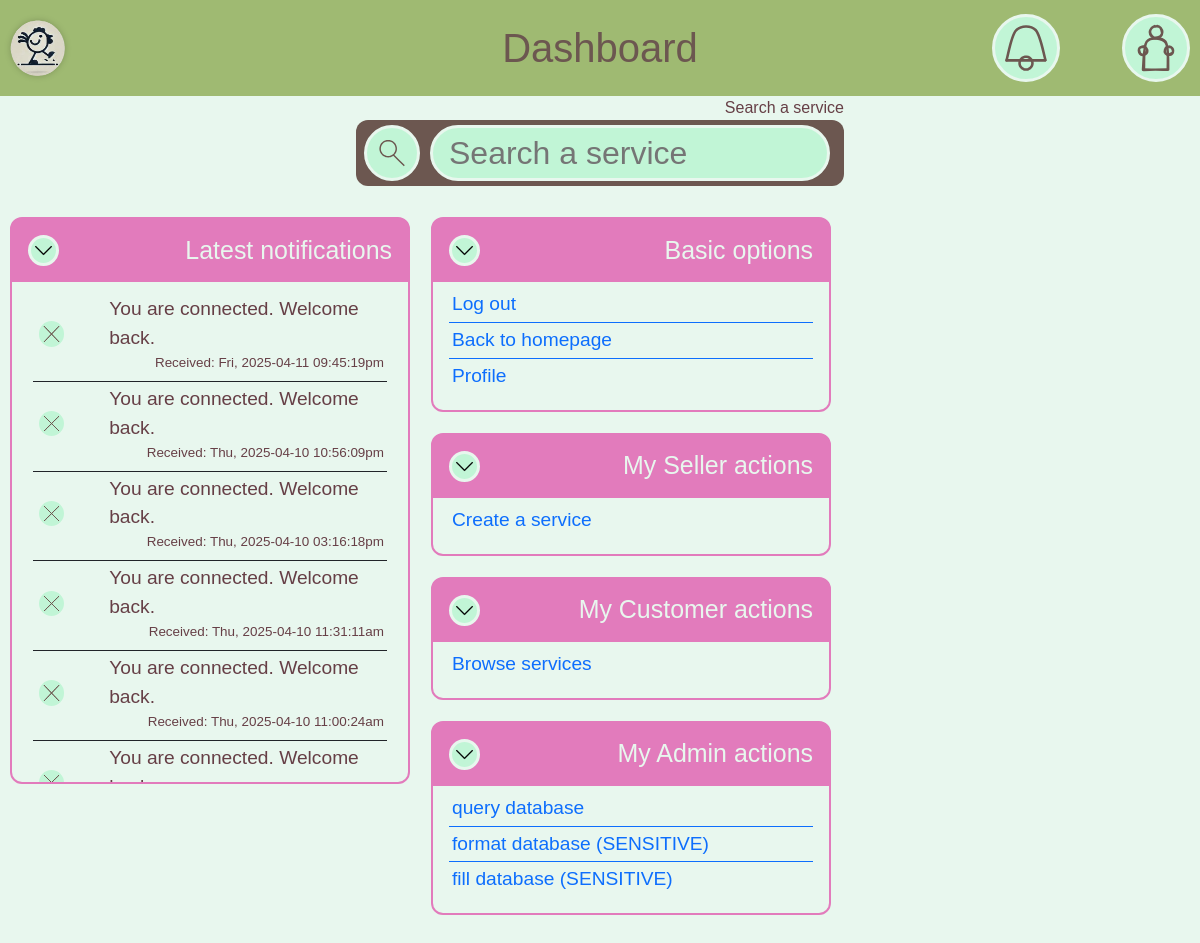
The page /pages/dashboard (signed in) on the database its author committed.
### tables this page shows
CREATE TABLE notifications(
        id INTEGER PRIMARY KEY,
        user_id INTEGER, conversation_id INTEGER, text TEXT, time TIMESTAMP,
        FOREIGN KEY(user_id) REFERENCES users(id),
        FOREIGN KEY(user_id) REFERENCES conversation(id)
    );

### components/common/notifications.php (the view, shortened to what this page needs)
<?php
function insert_notifications(PDO $db, $id)
{
    ?>
    <div class="circle-inside-accent logo">
        <img src="/assets/images/symbols/notification.svg" alt="notifications">
    </div>
    <?php
}
function display_notification($notification): void
{
    ?>
    <div class="notification line dashboard-line" not="<?= $notification["id"] ?>">
        <?php
        if ($notification["user_id"] != BROADCAST_ID) {
            ?>
            <div class="circle-inside-accent remove-notification">
                <img src="/assets/images/symbols/cancel.svg" alt="remove notification" class="symbol">
            </div>
            <?php
        }
        ?>
        <div class="notification-content">
            <p class="notification-text"><?= $notification["text"] ?></p>
            <p class="notification-date"><?= $notification["date"] ?></p>
        </div>
    </div>
    <?php
}
function get_user_notifications(PDO $db, $id): array
{
    $st = $db->prepare("
    SELECT *
    FROM notifications
    -- Support for broadcasts
    WHERE user_id = (:id) OR user_id = 0
    ORDER BY notifications.time DESC
    ");
    return $st->execute(["id" => $id]) ? $st->fetchAll() : [];
}
?>

### components/dashboard/notifications.php
<?php
function widget_notifications($db, $id): void
{
    $nots = get_user_notifications($db, $id);
    if (count($nots) != 0) {
        insert_widget("Latest notifications", function () use ($nots) {
            ?>
            <div>
                <?php
                foreach ($nots as $not) {
                    $not["safe_text"] = htmlspecialchars($not["text"]);
                    $not["date"] = "Received: " . date("D, Y-m-d h:i:sa", $not["time"]);
                    display_notification($not);
                }
                ?>
            </div>
            <?php
        });
    }
}
?>

### assets/css/main-style.css (style rules this page uses)
:root { --bs-body-bg: red !important; --title-color: #9FBA72; --warning-color: #FFC87F; --text-color-main: #663F46; --text-color-main-light: #CFC9C9; --text-color-secondary: #6C5750; --back-color-base: #E8F7EE; --back-color-popup: #C1F5D6; --back-color-important: #E27BBC; --back-color-secondary: #A79CD6; --back-color-ternary: #DFDCDB; --accent-color-main: var(--back-color-secondary); --accent-color-secondary: var(--back-color-important); --place-color-main: #77005D; --place-color-secondary: #121212; --place-holder-gradient: repeating-linear-gradient(45deg, var(--place-color-main) 10%, var(--place-color-secondary), 10%); --image-on-back-base-gradient: linear-gradient(var(--back-color-important) 0%, transparent 100%); --medium-corner: 12px; --large-corner: 40px; --input-block-padding: 8px; --input-block-margin: 5px; --big-container-padding: 2%; --reading-margin: 7%; --spacing-minimum: 10px; --spacing-small: 21px; --spacing-medium: 42px; --spacing-large: 84px; }
html, body { background-color: var(--back-color-base); font-family: Arial, Helvetica, sans-serif; }
div { background-color: transparent; }
p { color: var(--text-color-main); }
.symbol { height: 1em; width: 1em; font-size: 1em; line-height: 1em; margin: 0; padding: 0; display: block; }

### assets/css/inputs.css (style rules this page uses)
.circle-inside-accent { color: var(--text-color-main); background-color: var(--back-color-popup); border: solid 3px var(--back-color-base); border-radius: 1000px; padding: 3px; cursor: pointer; }

### assets/css/containers.css (style rules this page uses)
.fill-page { height: 100%; }
.line { display: flex; flex-direction: row; gap: var(--spacing-medium); justify-content: center; align-items: center; }

### assets/css/widgets.css (style rules this page uses)
.notification { margin: 5px; }
.notification p { margin: 0; }
.notification-date { text-align: right; font-size: 0.7em; }
.dashboard-line { padding: 3px; }
.dashboard-line + .dashboard-line { border-top: 1px solid; }

### assets/css/page-header.css (style rules this page uses)
header .logo { margin: 10px; }
header .logo * { width: 3.5em; height: 3.5em; max-width: 10vw; }

### assets/css/dashboard.css (style rules this page uses)
body { display: flex; flex-direction: column; }

### rows shown on the page
notifications: text "You are connected. Welcome back.", date "Received: Fri, 2025-04-11 09:45:19pm"
notifications: text "You are connected. Welcome back.", date "Received: Thu, 2025-04-10 10:56:09pm"
notifications: text "You are connected. Welcome back.", date "Received: Thu, 2025-04-10 03:16:18pm"
notifications: text "You are connected. Welcome back.", date "Received: Thu, 2025-04-10 11:31:11am"
notifications: text "You are connected. Welcome back.", date "Received: Thu, 2025-04-10 11:00:24am"
notifications: text "You are connected. Welcome…"

### other values the page prints
$title "Dashboard"
$placeholder "Search a service"
$title "Latest notifications Basic options My Seller actions My Customer actions My Admin actions"
$texts[$i] "Log out"
$texts[$i] "Back to homepage"
$texts[$i] "Profile"
$texts[$i] "Create a service"
$texts[$i] "Browse services"
$texts[$i] "query database"
$texts[$i] "format database (SENSITIVE)"
$texts[$i] "fill database (SENSITIVE)"
